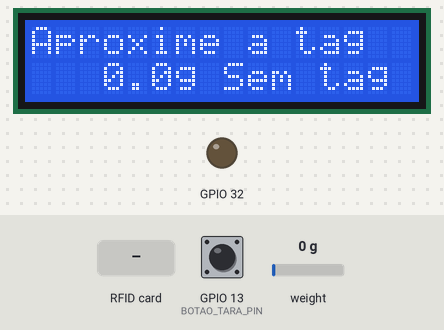
This sketch was run on a simulated ESP32. On the bench: 16×2 character LCD, output pins drawn as LEDs (lit = HIGH). The inputs (shaded band) are chosen by the test bench; at power-on: weight on the scale 0 g, GPIO 13 (BOTAO_TARA_PIN) HIGH. WiFi joins after 1.5 s; servers stay silent unless stated; uploads are accepted with an empty reply; what the sketch prints to the serial monitor is not drawn.

Above: at 8.1 s.
8.2 s: weight on the scale set to 3 g
At 9.7 s:
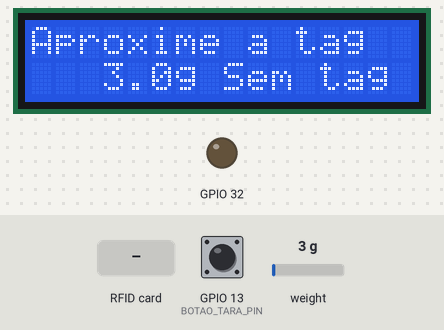
10.0 s: weight on the scale set to 6 g
At 10.7 s:
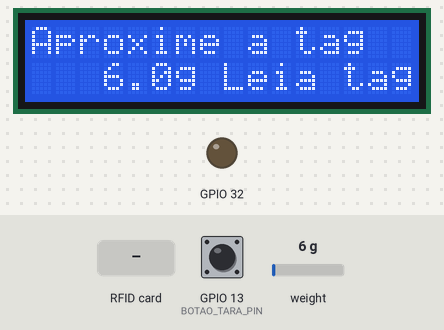
11.8 s: RFID card 5E 7A 19 C4 held to the reader
At 13.6 s:
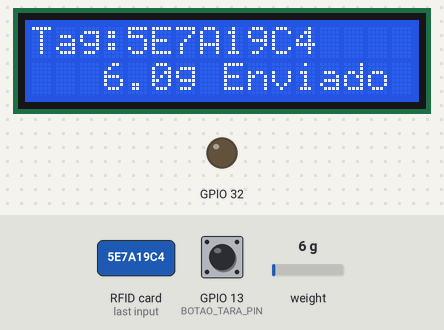
13.9 s: GPIO 13 (BOTAO_TARA_PIN) pulled LOW for 0.15 s
At 16.15 s:
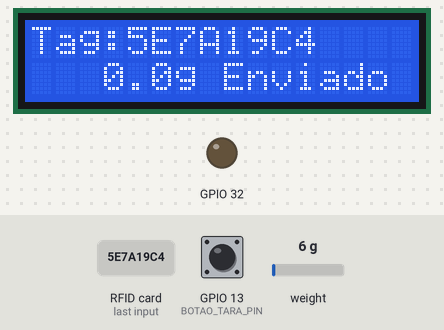
17.0 s: RFID card 5E 7A 19 C4 held to the reader
At 17.8 s:
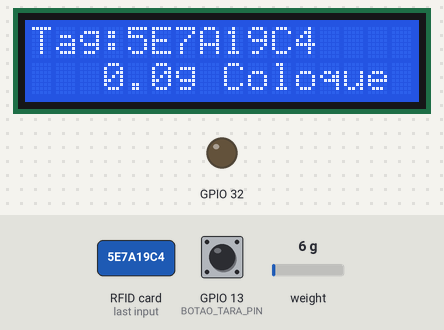
18.5 s: weight on the scale set to 9 g
At 19.7 s:
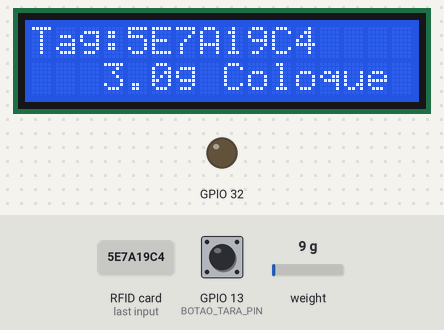
20.2 s: weight on the scale set to 12 g
Timing chart, 0 to 23.5 s (numbered marks = the images above; inputs shaded):
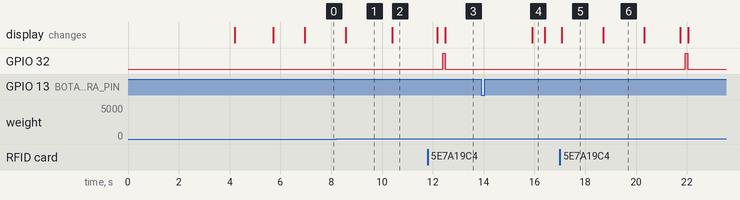

The sketch:

rc522_hx711.ino
```cpp
/*
  ESP32 + RFID (MFRC522) + Balança (HX711) + LCD 16x2 I2C
  Envia JSON {"rfid":"XX XX XX XX","peso":300.25} ao servidor
  somente quando a tag foi lida E o peso estiver estável.

  Conexões:
    MFRC522: SS -> GPIO21, RST -> GPIO22, SCK -> 18, MISO -> 19, MOSI -> 23
    HX711:   DT -> GPIO26, SCK -> GPIO27
    Botão de tara: GPIO13 e GND (pull-up interno)
    LCD I2C: SDA -> GPIO33, SCL -> GPIO25
             (GPIO35 NÃO serve para SDA: é só entrada, sem saída/pull-up)

  Bibliotecas (Gerenciador de Bibliotecas):
    MFRC522, HX711 (Bogdan Necula), LiquidCrystal_I2C (Frank de Brabander)
*/

#include <WiFi.h>
#include <HTTPClient.h>
#include <SPI.h>
#include <Wire.h>
#include <MFRC522.h>
#include <HX711.h>
#include <LiquidCrystal_I2C.h>

// ======================= CONFIGURAÇÕES =======================

// RFID
#define SS_PIN  21
#define RST_PIN 22
MFRC522 rfrc522(SS_PIN, RST_PIN);

// Balança
const int LOADCELL_DOUT_PIN = 26;
const int LOADCELL_SCK_PIN  = 27;
const int BOTAO_TARA_PIN    = 13;
float fatorCalibracao = 107;   // ajuste conforme sua calibração
HX711 balanca;

// LCD I2C 16x2
const int LCD_SDA_PIN = 33;    // GPIO35 é input-only, não funciona como SDA
const int LCD_SCL_PIN = 25;
const uint8_t LCD_ENDERECO = 0x27;   // se não aparecer nada, tente 0x3F
LiquidCrystal_I2C lcd(LCD_ENDERECO, 16, 2);

// Wi-Fi e API
const char* SSID       = "MundoSENAI";
const char* SENHA_WIFI = "senai@2025";
const char* URL_API    = "http://serversenai.local/mundo_senai/api/rfid";

// Estabilidade do peso
const float TOLERANCIA_G  = 10.0;  // variação máxima na janela (g)
const int   N_AMOSTRAS    = 8;     // tamanho da janela
const float PESO_MINIMO_G = 5.0;   // abaixo disso considera balança vazia

// Outros tempos
const unsigned long DEBOUNCE_TARA         = 300;    // ms
const unsigned long TIMEOUT_UID           = 30000;  // descarta UID se nenhum item for pesado
const unsigned long INTERVALO_RETENTATIVA = 3000;   // ms após falha de envio
const unsigned long TIMEOUT_HX711         = 3000;   // avisa se ficar tanto tempo sem leitura
const unsigned long TIMEOUT_WIFI          = 15000;  // tempo máx. na conexão inicial
const unsigned long INTERVALO_RECONEXAO   = 5000;   // ms entre tentativas de reconexão
const unsigned long INTERVALO_LCD         = 250;    // ms entre atualizações do LCD

// ======================= ESTADO =======================

float amostras[N_AMOSTRAS];
int   qtdAmostras = 0;
int   idxAmostra  = 0;

String        uidAtual     = "";
unsigned long uidTimestamp = 0;
bool          itemPresente = false;
bool          jaEnviado    = false;   // true = envio concluído (ou rejeitado pelo servidor)

// Flags só para exibição / controle de erro
bool enviando   = false;
bool falhaEnvio = false;   // falha temporária (rede / servidor fora) -> vai tentar de novo
bool rejeitado  = false;   // servidor respondeu 4xx (ex.: tag não cadastrada) -> não repete
bool hxErro     = false;

float pesoAtual = 0;

unsigned long ultimaLeituraOk  = 0;
unsigned long ultimoAvisoHX    = 0;
unsigned long ultimoClique     = 0;
unsigned long proximaTentativa = 0;
unsigned long ultimaReconexao  = 0;
unsigned long ultimoLCD        = 0;

String ultL1 = "";
String ultL2 = "";

// ======================= LCD =======================

void lcdLinha(uint8_t linha, const String &texto)
{
    String t = texto;
    while (t.length() < 16) t += ' ';
    lcd.setCursor(0, linha);
    lcd.print(t.substring(0, 16));
}

// Texto curto (máx. 8 caracteres) com a situação atual.
// Sem acentos: o LCD 16x2 comum não exibe.
const char* calcularStatus()
{
    if (enviando)                              return "Enviando";
    if (rejeitado)                             return "Rejeit.";
    if (jaEnviado)                             return "Enviado";
    if (hxErro)                                return "Erro HX";
    if (WiFi.status() != WL_CONNECTED)         return "Sem WiFi";
    if (falhaEnvio)                            return "Falha";
    if (uidAtual == "")                        return itemPresente ? "Leia tag" : "Sem tag";
    if (!itemPresente)                         return "Coloque";
    return "Pesando";
}

void atualizarLCD(bool forcar = false)
{
    if (!forcar && millis() - ultimoLCD < INTERVALO_LCD) return;
    ultimoLCD = millis();

    String l1 = (uidAtual != "") ? ("Tag:" + uidAtual) : String("Aproxime a tag");

    char buf[24];
    snprintf(buf, sizeof(buf), "%6.1fg %-8s", pesoAtual, calcularStatus());
    String l2 = String(buf);

    // Só escreve se mudou (evita flicker)
    if (l1 != ultL1) { lcdLinha(0, l1); ultL1 = l1; }
    if (l2 != ultL2) { lcdLinha(1, l2); ultL2 = l2; }
}

// ======================= JANELA DE AMOSTRAS =======================

void limparAmostras()
{
    qtdAmostras = 0;
    idxAmostra  = 0;
}

void adicionarAmostra(float valor)
{
    amostras[idxAmostra] = valor;
    idxAmostra = (idxAmostra + 1) % N_AMOSTRAS;
    if (qtdAmostras < N_AMOSTRAS) qtdAmostras++;
}

// Retorna true se a janela está cheia e a variação é <= tolerância.
// Em "media" devolve a média da janela.
bool pesoEstavel(float &media)
{
    if (qtdAmostras < N_AMOSTRAS) return false;

    float minimo = amostras[0];
    float maximo = amostras[0];
    float soma   = 0;

    for (int i = 0; i < N_AMOSTRAS; i++)
    {
        if (amostras[i] < minimo) minimo = amostras[i];
        if (amostras[i] > maximo) maximo = amostras[i];
        soma += amostras[i];
    }

    media = soma / N_AMOSTRAS;
    return (maximo - minimo) <= TOLERANCIA_G;
}

// ======================= BALANÇA =======================

// tare() trava para sempre se o HX711 não estiver respondendo,
// então só tara se ele estiver pronto.
bool fazerTara()
{
    if (!balanca.wait_ready_timeout(3000))
    {
        Serial.println("HX711 nao respondeu: tara cancelada.");
        hxErro = true;
        return false;
    }
    balanca.tare(20);   // média de 20 leituras em vez de 10
    hxErro = false;
    return true;
}

// ======================= RFID =======================

String ler_rfid()
{
    if (!rfrc522.PICC_IsNewCardPresent()) return "";
    if (!rfrc522.PICC_ReadCardSerial())   return "";

    String uidLido = "";

    for (byte i = 0; i < rfrc522.uid.size; i++)
    {
        if (rfrc522.uid.uidByte[i] < 0x10) uidLido += "0";
        uidLido += String(rfrc522.uid.uidByte[i], HEX);
    }

    uidLido.toUpperCase();

    Serial.print("UID lido: ");
    Serial.println(uidLido);

    rfrc522.PICC_HaltA();
    rfrc522.PCD_StopCrypto1();

    return uidLido;
}

// ======================= WI-FI / ENVIO =======================

void conectarWiFi()
{
    WiFi.mode(WIFI_STA);
    WiFi.setAutoReconnect(true);
    WiFi.begin(SSID, SENHA_WIFI);

    lcdLinha(0, "Conectando WiFi");
    lcdLinha(1, "");

    unsigned long inicio = millis();
    while (WiFi.status() != WL_CONNECTED && millis() - inicio < TIMEOUT_WIFI)
    {
        delay(500);
        Serial.println("Conectando ao Wi-Fi...");
    }

    if (WiFi.status() == WL_CONNECTED)
    {
        Serial.println("Wi-Fi conectado!");
        lcdLinha(0, "WiFi conectado");
        lcdLinha(1, WiFi.localIP().toString());
        delay(1200);
    }
    else
    {
        // Não trava o sistema: o loop() continua tentando reconectar
        Serial.println("Wi-Fi indisponivel, tentando em segundo plano...");
        lcdLinha(0, "Sem WiFi");
        lcdLinha(1, "Tentando...");
        delay(1200);
    }
}

// Retorna o código HTTP (2xx = sucesso), ou -1 se nem chegou a enviar
int enviarDados(const String &rfid, float peso)
{
    if (WiFi.status() != WL_CONNECTED)
    {
        Serial.println("Wi-Fi nao conectado.");
        return -1;
    }

    HTTPClient http;
    if (!http.begin(URL_API))
    {
        Serial.println("Falha ao iniciar HTTP.");
        return -1;
    }
    http.addHeader("Content-Type", "application/json");
    http.setTimeout(5000);

    String json = "{\"rfid\":\"" + rfid + "\",\"peso\":" + String(peso, 2) + "}";

    Serial.print("Enviando: ");
    Serial.println(json);

    int codigo = http.POST(json);
    Serial.println("Resposta HTTP: " + String(codigo));

    if (codigo > 0)
    {
        Serial.println("Resposta da API:");
        Serial.println(http.getString());
    }

    http.end();

    return codigo;
}

// ======================= SETUP =======================

void setup()
{
    Serial.begin(115200);
    Serial.println("Iniciando...");

    pinMode(BOTAO_TARA_PIN, INPUT_PULLUP);
    pinMode(32,OUTPUT);

    // LCD: Wire.begin() com os pinos ANTES do lcd.init(), pois os pinos padrão
    // do I2C (21/22) estão ocupados pelo RFID.
    Wire.begin(LCD_SDA_PIN, LCD_SCL_PIN);
    lcd.init();
    lcd.backlight();
    lcdLinha(0, "Iniciando...");

    SPI.begin();
    rfrc522.PCD_Init();

    balanca.begin(LOADCELL_DOUT_PIN, LOADCELL_SCK_PIN);
    balanca.set_scale(fatorCalibracao);
    Serial.println("Ajustando o zero da balanca (sem peso)...");
    lcdLinha(0, "Zerando balanca");
    lcdLinha(1, "Sem peso!");
    delay(2000);              // deixa o HX711 e a fonte estabilizarem
    fazerTara();

    conectarWiFi();

    ultimaLeituraOk = millis();
    Serial.println("Sistema pronto! Aproxime o item da balanca/leitor.");
    atualizarLCD(true);
}

// ======================= LOOP =======================

void loop()
{
    // --- Botão de tara ---
    if (digitalRead(BOTAO_TARA_PIN) == LOW &&
        millis() - ultimoClique > DEBOUNCE_TARA)
    {
        Serial.println(">>> Botao pressionado: tara...");
        fazerTara();
        limparAmostras();
        pesoAtual    = 0;
        ultimoClique = millis();
    }

    // --- Mantém o Wi-Fi vivo (sem chamar reconnect() a cada volta do loop) ---
    if (WiFi.status() != WL_CONNECTED && millis() - ultimaReconexao > INTERVALO_RECONEXAO)
    {
        Serial.println("Wi-Fi caiu, reconectando...");
        WiFi.reconnect();
        ultimaReconexao = millis();
    }

    // --- Leitura do RFID (só procura tag nova se ainda não tem uma) ---
    if (uidAtual == "" && !jaEnviado)
    {
        String uid = ler_rfid();
        if (uid != "")
        {
            uidAtual     = uid;
            uidTimestamp = millis();
        }
    }

    // --- Descarta UID antigo se nenhum item foi colocado na balança ---
    if (uidAtual != "" && !itemPresente && !jaEnviado &&
        millis() - uidTimestamp > TIMEOUT_UID)
    {
        Serial.println("UID descartado (timeout sem item na balanca).");
        uidAtual = "";
    }

    // --- LCD (fica antes dos returns abaixo para atualizar sempre) ---
    atualizarLCD();

    // --- Leitura do peso: só quando o HX711 tem dado novo pronto ---
    if (!balanca.is_ready())
    {
        // Não é erro: o HX711 só gera ~10 leituras/s.
        // Só avisa se ficar muito tempo sem nenhuma leitura (problema real).
        if (millis() - ultimaLeituraOk > TIMEOUT_HX711 &&
            millis() - ultimoAvisoHX > TIMEOUT_HX711)
        {
            Serial.println("HX711 nao responde (verifique fios DT/SCK e alimentacao).");
            ultimoAvisoHX = millis();
            hxErro = true;
        }
        return;
    }

    ultimaLeituraOk = millis();
    hxErro = false;

    float peso = balanca.get_units(2);
    if (peso < 0) peso = 0;
    pesoAtual = peso;

    if (peso < PESO_MINIMO_G)
    {
        // Balança vazia: rearma o sistema para o próximo item
        if (itemPresente)
        {
            Serial.println("Item removido. Sistema rearmado.");
            itemPresente = false;
            falhaEnvio   = false;

            if (jaEnviado)
            {
                // Item já foi enviado (ou rejeitado) e retirado: libera tudo
                jaEnviado = false;
                rejeitado = false;
                uidAtual  = "";
            }
        }
        limparAmostras();
        return;
    }

    // Há peso na balança
    itemPresente = true;
    adicionarAmostra(peso);

    Serial.print("Peso: ");
    Serial.print(peso, 2);
    Serial.println(" g");

    float pesoFinal;
    if (uidAtual != "" && !jaEnviado &&
        pesoEstavel(pesoFinal) &&
        millis() >= proximaTentativa)
    {
        Serial.print("Peso estavel: ");
        Serial.print(pesoFinal, 2);
        Serial.println(" g");

        enviando = true;
        atualizarLCD(true);          // mostra "Enviando" antes da requisição bloqueante

        int codigo = enviarDados(uidAtual, pesoFinal);

        enviando = false;

        if (codigo >= 200 && codigo < 300)
        {
            jaEnviado  = true;
            falhaEnvio = false;
            digitalWrite(32,1);
            delay(100);
            digitalWrite(32,0);
            Serial.println("Enviado com sucesso. Retire o item para pesar outro.");
        }
        else if (codigo >= 400 && codigo < 500)
        {
            // Servidor recusou (ex.: tag não cadastrada): repetir não adianta
            jaEnviado = true;
            rejeitado = true;
            Serial.println("Servidor rejeitou o envio. Retire o item.");
        }
        else
        {
            falhaEnvio       = true;
            proximaTentativa = millis() + INTERVALO_RETENTATIVA;
            Serial.println("Falha no envio, tentando novamente em instantes...");
        }

        atualizarLCD(true);
    }
}
```

Measured:
- the behaviour switches between 4 and 5 g on weight on the scale (found by bisection; images 1 and 2)
- after the input at 8.2 s, the display: changes after 0.38 s (image 1)
- after the input at 10.0 s, the display: changes after 0.39 s (image 2)
- after the input at 11.8 s, GPIO 32: LOW → HIGH after 0.58 s, → LOW 0.10 s later; the display: first changes after 0.38 s (image 3 shows a later state)
- after the input at 13.9 s, the display: changes after 2.0 s (image 4)
- after the input at 17.0 s, the display: changes after 0.09 s (image 5)
- after the input at 18.5 s, the display: changes after 0.20 s (image 6)
- after the input at 20.2 s, GPIO 32: LOW → HIGH after 1.7 s, → LOW 0.10 s later
